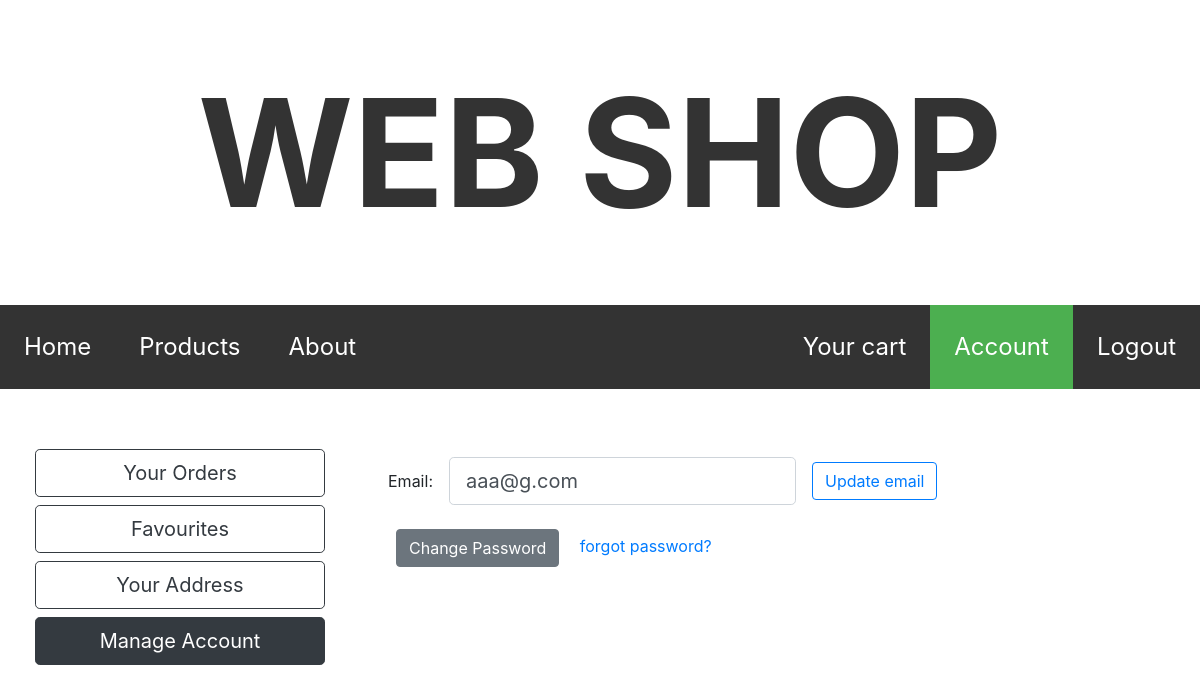
Before: /account/5/manage (signed in) with the older database file.
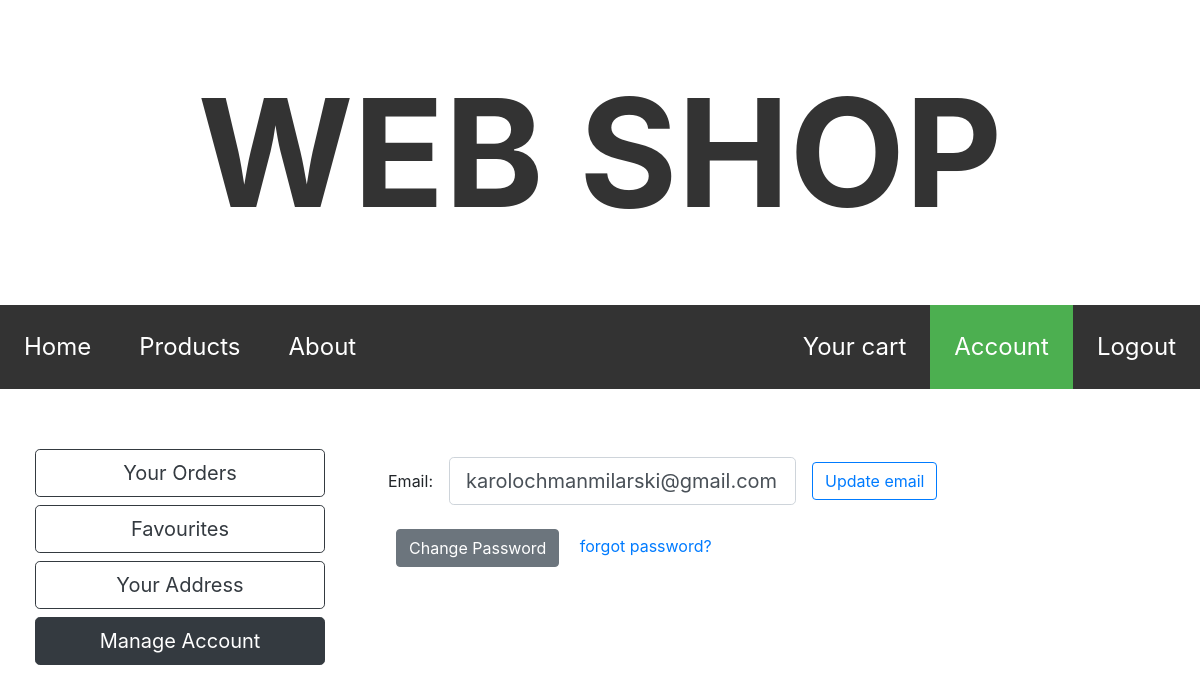
After: the same page with the newer database file.
### web_shop/models.py (models this page shows, shortened)
class User(db.Model, UserMixin):
    id = db.Column(db.Integer(), primary_key=True, autoincrement=True)
    email = db.Column(db.String(80), nullable=True, unique=True)
    password = db.Column(db.String(), nullable=True)
    true_user = db.Column(db.Boolean(), default=False, nullable=False)  # if false means that User() object is used to store address for transaction only
    has_address = db.Column(db.Boolean(), default=False, nullable=False)
    first_name = db.Column(db.String(), nullable=True)
    last_name = db.Column(db.String(), nullable=True)
    street = db.Column(db.String(), nullable=True)
    street_number = db.Column(db.Integer(), nullable=True)
    apartment_number = db.Column(db.Integer(), nullable=True)
    city = db.Column(db.String(), nullable=True)
    country = db.Column(db.String(), nullable=True)
    postal_code = db.Column(db.String(), nullable=True)
    transactions = db.relationship('Transaction', backref='buyer', lazy=True)
    favourites = db.relationship('Product', secondary=favourites, lazy='subquery', backref=db.backref('lover', lazy=True))

### web_shop/routes.py (the view, shortened to what this page needs)
@app.route('/account/<int:user_id>/<string:active_tab>', methods=['GET', 'POST'])
@login_required
def account(user_id, active_tab):
    user_id = int(user_id)
    if current_user.id != user_id:
        flash('Log in first', category='danger')
        abort(403)
    user = User.query.get_or_404(user_id)
    favourite_products = user.favourites
    your_orders = user.transactions
    address_form = AddressForm()
    email_form = UpdateEmailForm()
    if email_form.validate_on_submit():
        if user.email == email_form.email.data:
            flash("It's the same lol", category='info')
            return redirect(url_for('account', user_id=user.id, active_tab='manage'))
        else:
            user2 = User.query.filter_by(email=email_form.email.data).first()
            if user2:
                flash("There already exist account with this email.", category='danger')
                return redirect(url_for('account', user_id=user.id, active_tab='manage'))
            else:
                user.email = email_form.email.data
                db.session.commit()
                flash('Your email has been changed!', category='success')
                return redirect(url_for('account', user_id=user.id, active_tab='manage'))
    else:
        email_form.email.data = user.email
    return render_template('account.html', title='Your Account', user=user, active='account', active_tab=active_tab, favourite_products=favourite_products,
                           address_form=address_form, cart=session.get('cart'), Product=Product, email_form=email_form, your_orders=your_orders)

### web_shop/forms.py (shortened to what this page needs)
class AddressForm(FlaskForm):
    first_name = StringField(label='First name (optional)', validators=[Optional()])
    last_name = StringField(label='Last name (optional)', validators=[Optional()])
    street = StringField(label='Street name', validators=[DataRequired()])
    street_number = IntegerField(label="Street number", validators=[DataRequired()])
    apartment_number = IntegerField(label="Appartment number (optional)", validators=[Optional()])
    city = StringField(label="City", validators=[DataRequired()])
    country = SelectField(label="Country", choices=[(country, country) for country in country_list], default="Poland")
    postal_code = StringField(label="Postal code", validators=[DataRequired()])
    remember_address = BooleanField(label='Remember Address?', validators=[Optional()])  # unused in account page, used when finalizing transaction
    submit = SubmitField()  # no label as this form will be used in few places

class UpdateEmailForm(FlaskForm):
    email = StringField(label='Email', validators=[DataRequired(), Email()])
    submit = SubmitField(label='Update Email')

### web_shop/templates/account.html (shortened to what this page needs)
{% extends "layout.html" %}
{% block content %}
    <div class="left-content">
        <div class="container">
                    <a href="{{ url_for('account', active_tab='orders', user_id=user.id) }}"  class="btn btn-outline-dark btn-lg btn-block {{ 'active' if active_tab == 'orders' }}">Your Orders</a>
                    <a href="{{ url_for('account', active_tab='favourites', user_id=user.id) }}" class="btn btn-outline-dark btn-lg btn-block {{ 'active' if active_tab == 'favourites' }}">Favourites</a>
                    <a href="{{ url_for('account', active_tab='address', user_id=user.id) }}"  class="btn btn-outline-dark btn-lg btn-block {{ 'active' if active_tab == 'address' }}">Your Address</a>
                    <a href="{{ url_for('account', active_tab='manage', user_id=user.id) }}"  class="btn btn-outline-dark btn-lg btn-block {{ 'active' if active_tab == 'manage' }}">Manage Account</a>
        </div>
    </div>
    <article class="main-content">
        {% if active_tab == 'favourites' %}
            <div class="container border">
                {% for product in favourite_products %}
                    <fieldset class="product-border">
                        <div class="left-content" style="padding:10;">
                            <img class="product-image" src="{{ url_for('static', filename='pictures/' +product.image) }}">
                        </div>
                        <div class="main-content" style="padding:10;">
                            <h1><a class="product-title" href="{{ url_for('this_product', product_id=product.id) }}">{{ product.name }}</a></h1>
                            <h3>Price: {{ "{:.2f}".format(product.price / 100) }}</h3>
                        </div>
                    </fieldset>
                {% endfor %}
            </div>
        {% elif active_tab == 'manage' %}
            <form class='form-inline' method="POST" novalidate="novalidate">
                <div class="form-group m-1 p-1">
                    {{ email_form.email.label() }}:
                </div>
                <div class="form-group m-1 p-1">
                    {% if email_form.email.errors %}
                        {{ email_form.email(class="form-control form-control-lg is-invalid") }}
                        <div class="invalid-feedback">
                            {% for error in email_form.email.errors %}
                                <span>{{ error }}</span>
                            {% endfor %}
                        </div>
                    {% else %}
                        {{ email_form.email(class="form-control form-control-lg") }}
                    {% endif %}
                </div>
                <div class="form-group m-1 p-1">
                    {{ email_form.submit(class="btn btn-outline-primary", value="Update email") }}
                </div>
            </form>
            <a class="btn btn-secondary m-3" href="{{ url_for('change_password_for_logged', user_id=current_user.id) }}">Change Password</a>
            <a class='text-sm' href="{{ url_for('forgot_password') }}">forgot password?</a>
        {% endif %}
    </article>
{% endblock content %}

Changed rows visible on the page:
changed User: email "aaa@g.com" → "karolochmanmilarski@gmail.com"
